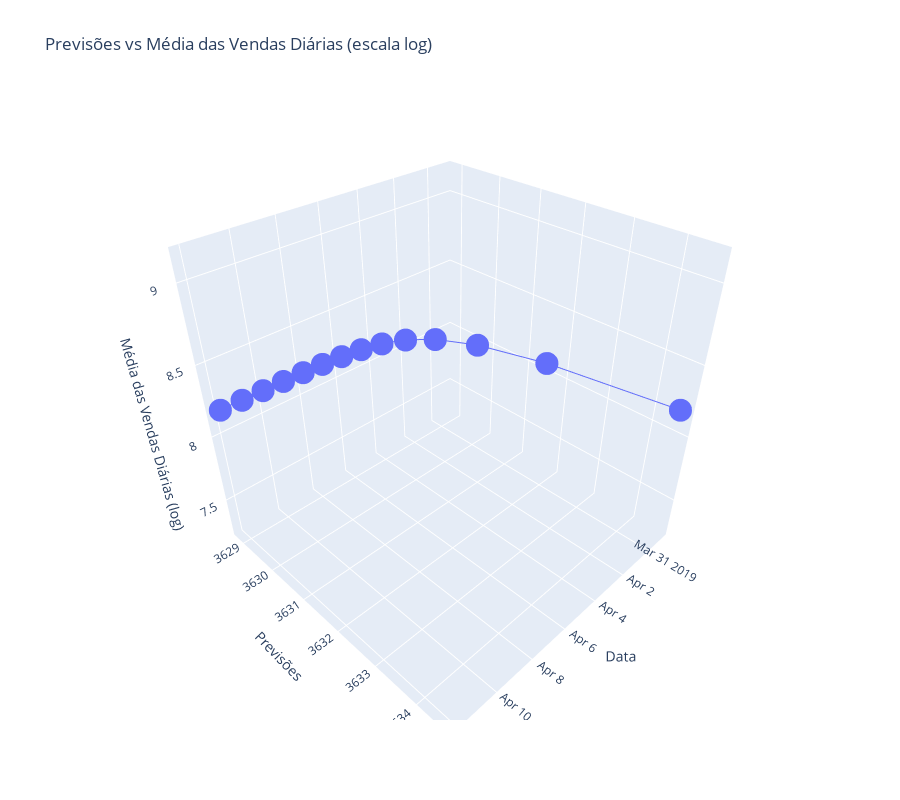

Notebook code cell kept with this figure:
### Code cell
# Criar um objeto de figura
fig = go.Figure()

# Adicionar as previsões ao gráfico como um gráfico de dispersão 3D
fig.add_trace(
    go.Scatter3d(
        x=np.arange(
            sales_daily.index[-1],
            sales_daily.index[-1] + pd.Timedelta(days=forecast_days),
            pd.Timedelta(days=1),
        ),
        y=forecast,
        z=np.log1p(
            np.full(forecast.shape, mean_sales)
        ),  # Aplicar log1p para suavizar a escala
        mode="lines+markers",
        name="Previsões vs Média das Vendas Diárias",
        hovertemplate="<b>Data</b>: %{x}<br>"
        + "<b>Previsões</b>: %{y}<br>"
        + "<b>Média das Vendas Diárias (log)</b>: %{z}<br>",
    )
)

# Configurar o título e os rótulos dos eixos
fig.update_layout(
    title="Previsões vs Média das Vendas Diárias (escala log)",
    scene=dict(
        xaxis_title="Data",
        yaxis_title="Previsões",
        zaxis_title="Média das Vendas Diárias (log)",
    ),
    height=800,
)

# Mostrar o gráfico
fig.show()

### Figure 1 — Plotly figure (JSON) as saved in the notebook; plotly's stock layout.template omitted (floating-point values rounded to 4 significant figures)
{"data": [{"hovertemplate": "<b>Data</b>: %{x}<br><b>Previsões</b>: %{y}<br><b>Média das Vendas Diárias (log)</b>: %{z}<br>", "mode": "lines+markers", "name": "Previsões vs Média das Vendas Diárias", "type": "scatter3d", "x": ["2019-03-30T00:00:00.000000", "2019-03-31T00:00:00.000000", "2019-04-01T00:00:00.000000", "2019-04-02T00:00:00.000000", "2019-04-03T00:00:00.000000", "2019-04-04T00:00:00.000000", "2019-04-05T00:00:00.000000", "2019-04-06T00:00:00.000000", "2019-04-07T00:00:00.000000", "2019-04-08T00:00:00.000000", "2019-04-09T00:00:00.000000", "2019-04-10T00:00:00.000000", "2019-04-11T00:00:00.000000", "2019-04-12T00:00:00.000000"], "y": [3635.0, 3632.0, 3630.0, 3630.0, 3629.0, 3629.0, 3629.0, 3629.0, 3629.0, 3629.0, 3629.0, 3629.0, 3629.0, 3629.0], "z": [8.197, 8.197, 8.197, 8.197, 8.197, 8.197, 8.197, 8.197, 8.197, 8.197, 8.197, 8.197, 8.197, 8.197]}], "layout": {"height": 800, "scene": {"xaxis": {"title": {"text": "Data"}}, "yaxis": {"title": {"text": "Previsões"}}, "zaxis": {"title": {"text": "Média das Vendas Diárias (log)"}}}, "title": {"text": "Previsões vs Média das Vendas Diárias (escala log)"}}}
